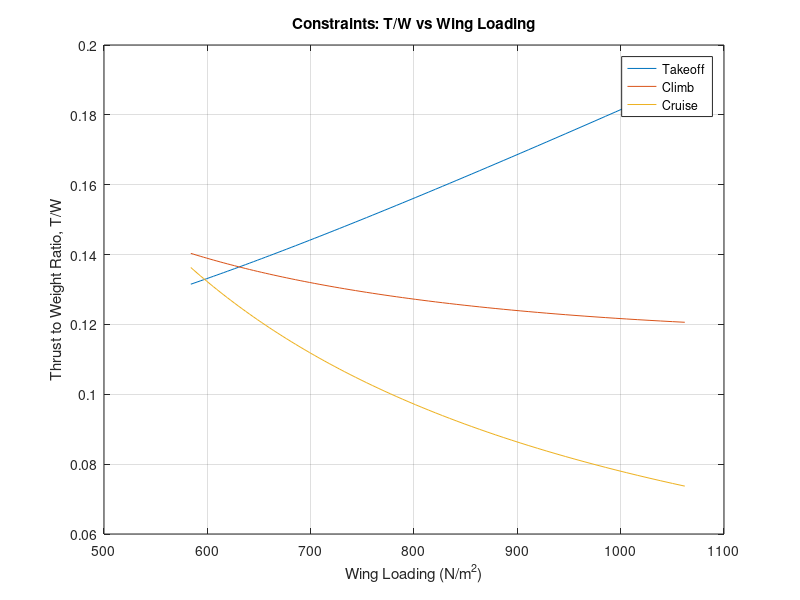

Here is the MATLAB script that generated this plot:
%Created by Kriston Rickman
%Date created 07/06/26
%V1.12
%Energy based constraint analysis
%Note:

%/*Goals*\

%/*simple concept of the takeoff constraint. formulas have been double
% checked and have changed base on the developing knowledge on the
% matter.*\

clearvars

%What the user wants to do

%user_path = user_state()
user_path = 1; % Delete when furhter advancing user inputs

switch user_path

    case 0
        state = "Find T/W and Wing laoding from past value"; % You plug in the value you were looking for then after looking at the grtaph and ifnding the numbers, you enter this state and type in the number and it rounds to the nearest values that it was computing of its related data.

    case 1
        state = "Find T/W";

    case 2
        state = "find_hp";

    case 3
        state = "find_wing_area";

    case 4
        state = "find_weight";


    case 5
        state = "find_span";

    case 6
        state = "explore_aircraft";


    otherwise
        disp("Invalid choice");
end



%Initial assumptions of aircraft design

Gravity = 9.81;

rho_SL = 1.225;

Cruise_velocity = 74.594;

C_Dmin = 0.027; % Assumption from Cirrus sr 20
C_Lmin = 0.3; % Assumption from Cirrus sr 20

Sweep_angle = 3; % Made from assumption

HP_to_watts = 745.7;

%The Design of the aircraft inputs
%NOTE Measuremnt in HP will be convert to Watts

Engine_power_HP = 230; % Assumption of Eninge need data
Span = 9; % assume based on aircraft type
Wing_area = 8:0.1:16; % assume based on aircraft type

Mass_without_wing_skin = 780; % assume based on aircraft type
Wing_mass_per_volume = 2700; % assumption of mass of GA aluminum
Wing_skin_thickness = 0.002; % assumption of mass of GA aluminum

% Engine Characteristics calculations

Engine_power_watts = Engine_power_HP .* HP_to_watts;

%Mass of the aircraft and related Geometry calculations

Fuel_spent_ground_to_TO = 0.11;
Fuel_mass_per_gallon = 2.8; % ARD
mass_loss_on_TO = Fuel_spent_ground_to_TO .* Fuel_mass_per_gallon;

Wing_skin_area_total = 2 .* Wing_area;
Wing_skin_volume = Wing_skin_area_total .* Wing_skin_thickness;
Wing_skin_mass = Wing_skin_volume .* Wing_mass_per_volume;

Mass_aircraft = Mass_without_wing_skin + Wing_skin_mass; % assume based on aircraft type
Mass_TO = Mass_aircraft - mass_loss_on_TO;

Weight_TO = Mass_TO * Gravity;
Wing_loading = Weight_TO ./ Wing_area;
AR_wing = Span.^2 ./ Wing_area;

%Aerodynamic calculations

    %Oswald efficiency calculations - Sweep angle calculation decision
if Sweep_angle == 0
    e = 1.78 .* (1 - 0.045 .* AR_wing.^0.68) - 0.64;
elseif Sweep_angle >= 30
    e = 4.61 .* (1 - 0.045 .* AR_wing.^0.68) .* (cosd(Sweep_angle)).^0.15 - 3.1;
elseif (Sweep_angle > 0) && (Sweep_angle < 30)
    e0 = 1.78 .* (1 - 0.045 .* AR_wing.^0.68) - 0.64;
    e30 = 4.61 .* (1 - 0.045 .* AR_wing.^0.68) .* (cosd(30)).^0.15 - 3.1;
    e = e0 + (Sweep_angle ./ 30) .* (e30 - e0);
else
    error("Sweep angle is out of range")
end
    
    %Full Drag Polar Buildup
K_1 = 1./(pi.*AR_wing.*e);

C_D0 = C_Dmin + K_1.*C_Lmin.^2;

K_2 = -2.*K_1.*C_Lmin;

%Takeoff constraint assumptions, variables and formulas
    %variables

    %Desired inputs
S_G = 502.92; % Ground roll takeoff distance
K_TO = 1.2;
C_Lmax_TO = 1.7; % Assumption including flaps, elevator, and wing
Rolling_friction_coefficient = 0.03;
Propeller_efficiency_TO = 0.75; % assume based on propeller

    %Velocity formulas
Velocity_stall = sqrt((2 .* Weight_TO) ./ (rho_SL .* Wing_area .* C_Lmax_TO));

Velocity_TO = K_TO * Velocity_stall;

Velocity_avg_TO = Velocity_TO ./ sqrt(2);

    %constraints sub-formulas
q_avg_TO = 0.5 .* rho_SL .* Velocity_avg_TO.^2;

C_L_required_TO = 2 .* Weight_TO ./(rho_SL .* Velocity_TO.^2 .* Wing_area);

%/*C_L_ground_TO For a more accurate constraint create a lift
%coefficient that is specific for ground because the ground 
%and takeoff coefficents are not the same*\

C_DTO = C_D0 + (K_1.*C_L_required_TO.^2) + K_2.*C_L_required_TO;

Lift_TO = 0.5 .* rho_SL .* Velocity_TO.^2 .* Wing_area .* C_L_required_TO;

Lift_avg_TO = 0.5 .* rho_SL .* Velocity_avg_TO.^2 .* Wing_area .* C_L_required_TO;

%/*The lift average take off will change based on the average dynamic
% pressure, lift coefficenets for the ground Take off and etc*\

Drag_TO = 0.5 .* C_DTO .* rho_SL .* Wing_area .* Velocity_TO.^2;

Drag_avg_TO = 0.5 .* rho_SL .* Velocity_avg_TO.^2 .* Wing_area .* C_DTO;

%/*Will also chagned when created ground drag coeffiecients for TO*\

Thrust_TO = (Propeller_efficiency_TO .* Engine_power_watts) ./ Velocity_TO;

Acceleration_TO = Velocity_TO.^2 ./ (2 .* S_G);

Thrust_to_Weight_TO = (Acceleration_TO ./ Gravity) + ... 
    (q_avg_TO .* C_DTO) ./ Wing_loading + Rolling_friction_coefficient ...
    .* (1 - (q_avg_TO .* C_L_required_TO) ./ Wing_loading); % Takeoff Constraint
%Creating scatter plot for takeoff constraint
figure;
plot(Wing_loading, Thrust_to_Weight_TO, '-');

hold on; %Stops from other plots from overriding the first



%Climb constraint

%/*This assumes no turns and constant climbing velocity, thus
% keeping the load factor (n) roughly around 1. Additionaly, the
% claculation assumes that there are no resistance such as landing
% gears or flaps that can have an inlfluence to drag are all not
% accounted for.*\

%Variables
n = 1;
alpha = 1; % assuming Simple sea-level climb

    %Aircraft desired Inputs
rate_of_climb = 3.5; %(meters per sec)
velocity_climb = 48;
rho_climb = 1.225;

%sub-formulas for the climb constraint

q_climb = 0.5 .* rho_climb .* velocity_climb.^2;

Beta = Mass_TO ./ Mass_aircraft; % Weight fraction

%A more specific version of Beta could have bee the mass while 
% climbing ./ Mass_TO

Thrust_to_Weight_climb = Beta/alpha .* (((K_1 .* n.^2 .* Beta) ./ ...
    q_climb) .* (Weight_TO ./ Wing_area) + K_2 .* n + C_D0 ./ ...
    ((Beta ./ q_climb) .* Wing_loading) + rate_of_climb ./ velocity_climb);


plot(Wing_loading, Thrust_to_Weight_climb, '-');



% Cruise constraint

%variable
knot_to_ms = 0.51444444;

%aircraft user inputs
rho_cruise = 0.905; % from the Aircraft Requirement Document (ARD)
velocity_cruise = 155 .* knot_to_ms;
%/*Will change in the future for user input when wanting to know
% the T/W for the desired cruise knots they want. Additionaly, will
% add the calculation of the cruise velocity when user does not have
% a desire velcoity and will be based on the parameter they place for
% the aircraft.*\

% sub-formulas for constraint

q_cruise = 0.5 .* rho_cruise .* velocity_cruise.^2;

C_Lcruise = Wing_loading ./ q_cruise;

C_D_cruise = C_D0 + (K_1 .* C_Lcruise.^2) + K_2 .* C_Lcruise;

% Calculate the thrust-to-weight ratio for cruise
Thrust_to_Weight_cruise = (q_cruise * C_D_cruise) ./ Wing_loading;

plot(Wing_loading, Thrust_to_Weight_cruise, '-');



%Turn constraint

%Variables

    %User desire input
rho_turn = 0.905;

%in meters of user idea of their aircraft turning
radius_turn = 300;


%Sub-formulas
velocity_stall_straight = sqrt((2 .* Wing_loading) ...
    ./ (rho_turn .* C_Lmax_TO)); %A straight line of aircraft stall velocity

%The guess of the safe turn velocity
velocity_guess_turn = K_TO .* velocity_stall_straight;

%Bank angle calculation from the guessed velocity and radius
bank_angle = atand(velocity_guess_turn.^2 ./ (radius_turn * Gravity));

%The first load factor
n = 1 ./ cosd(bank_angle);

velocity_stall_turn = sqrt((2 * Wing_loading .* n) ...
    ./ (rho_turn .* C_Lmax_TO));

%The safe turn
velocity_safe_turn = K_TO .* velocity_stall_turn;

%Usign the new safe turn velocity we update the load factor
update_load_factor = 1 ./ (cosd(atand(velocity_safe_turn.^2 ./  ...
    (radius_turn .* Gravity))));


%the dynamic pressure using the safe turn velcoity
q_turn = 0.5 .* rho_turn .* velocity_safe_turn.^2;

%coefficents
C_Lturn = update_load_factor .* Wing_loading ./ q_turn;
C_D_turn = C_D0 + K_1 .* C_Lturn.^2 + K_2 .* C_Lturn;

%Thrust to Weight calculation
Thrust_to_Weight_turn = (q_turn .* C_D_turn) ./ Wing_loading;

%/*Acceleration_horizontal_TO = (Thrust_TO - Drag_TO - ...
% Rolling_friction_coefficient .* (Weight_TO - Lift_TO)) ...
%./ Mass_TO; % Horizontal acceleration*\


xlabel('Wing Loading (N/m^2)');
ylabel('Thrust to Weight Ratio, T/W');
title('Constraints: T/W vs Wing Loading');
grid on;
legend('Takeoff', 'Climb', 'Cruise')

%/*stops the plots from being in the hold 
%mode thus future plots can ovveride*\

hold off; 


%/*What the user specifically wants from the program. Do they want
%specifically explore wing area based on fixed data they already know
% or does the user wants to explore multiple aircrafts and which would
% fit their goals.*\

function user_path = user_state()
disp("1 - Explore multiple aircraft designs")
disp("2 - Find required engine power")
disp("3 - Find wing area")
disp("4 - Find aircraft weight")
disp("5 - Find wingspan")

user_path = input("Choose an option: ");
end
